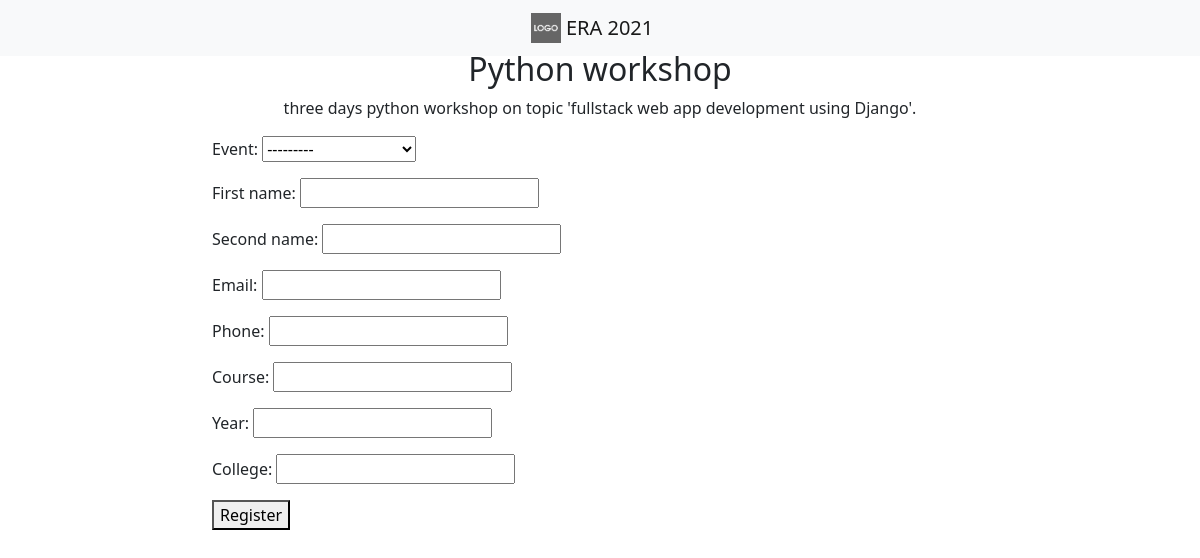
/register/1/, run on the app's committed database.
### programs/models.py (models this page shows)
class Festevent(models.Model):
    name=models.CharField(max_length=55)
    details=models.TextField(max_length=None)
    banner=models.ImageField(upload_to='images/')
    contact=models.CharField(max_length=10)
    no_of_seats=models.IntegerField(blank=True)
    event_date=models.DateField(default=timezone.now)
    event_time=models.TimeField(default=timezone.now)
    isCompatition=models.BooleanField(default=False)
    first_price=models.FloatField(blank=True, null=True)
    second_price=models.FloatField(blank=True, null=True)
    third_price=models.FloatField(blank=True, null=True)
    isGroup=models.BooleanField(default=False)
    max_members=models.IntegerField(blank=True, null=True)
    min_members=models.IntegerField(blank=True, null=True)
    def __str__(self):
        return self.name

### programs/views.py (the view)
# urls.py: path('register/<int:event_id>/',register,name='register'),
def register(request,event_id):
    selected_event = Festevent.objects.get(pk=event_id)
    context={'selected_event':selected_event}
    if request.POST:
        form = Register(request.POST)
        context['form'] = form
        if form.is_valid():
            form.save()
            return HttpResponse('Registration success')
        else:
            return HttpResponse('Registration fails')
    else:
        form =Register(
            initial={
                'event':event_id,
                'first_name':'',
                'second_name':'',
                'email':'',
                'phone':'',
                'course':'','year':'',
                'college':'',
            }
        )
    context={'selected_event':selected_event,'form':Register}
    return render(request,'register.html',context)

### programs/templates/register.html (shortened to what this page needs)
{% load static %}
<!doctype html>
<html lang="en">
<head>
  <link href="https://cdn.jsdelivr.net/npm/bootstrap@5.0.0-beta1/dist/css/bootstrap.min.css" rel="stylesheet"
>
</head>
<body>
  <header>
    <div class="containerfluid bg-secondary">
      <nav class="navbar navbar-light bg-light fixed-top justify-content-center">
        <div class="row">
          <div class="row">
            <a class="navbar-brand" href="#">
                <img src="{% static 'logo.png' %}" width="30" height="30" class="d-inline-block align-top" alt="">
                ERA 2021
            </a>
        </div>
        </div>
      </nav>
    </div>
  </header>
  {% if selected_event %}
  <section style="margin-top: 50px;">
    <div class="container-fluid justify-content-center">
      <div class="row text-center">
        <h2>{{selected_event.name}}</h2>
      </div>
      <div class="row text-center">
        <p>{{ selected_event.details}}</p>
      </div>
      <div class="row justify-content-center">
        <div class="col-sm-8 justify-content-center">
          <form method="POST">
            {{ form.as_p }}
        <button type="submit">Register</button>
          </form>
        </div>
      </div>
    </div>
  </section>
    {% endif %}
</body>
</html>

### data on the page
Festevent: name "Python workshop", details "three days python workshop on topic 'fullstack web app development using Django'."
